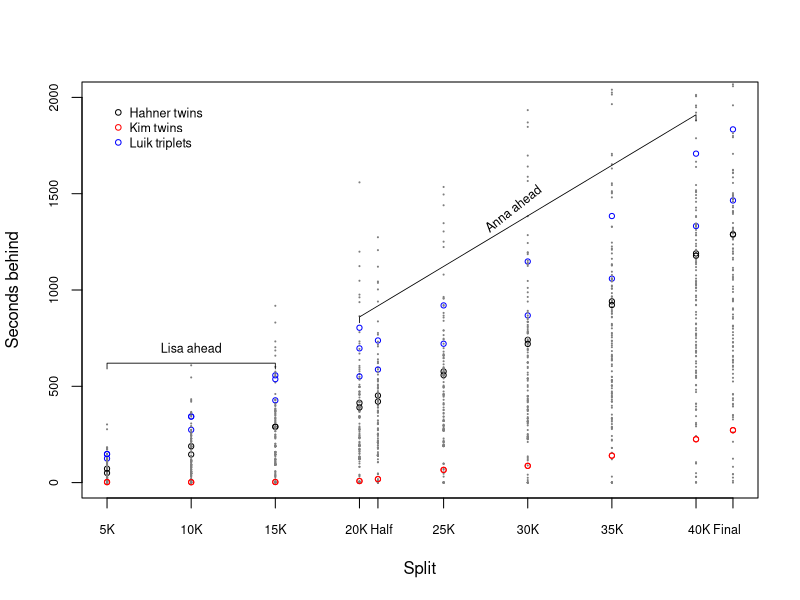

This figure's R source:
library(dplyr)

## set color for twins/triplets
color_kim <- "red"
color_hahner <- "black"
color_luik <- "blue"



dta <- read.csv (file = "data/times.csv", header = TRUE)

pdf (file = "plots/seconds-behind.pdf", width = 5, height = 5)

plot (0,0, cex = 0, xlim = c(5, 42.195), ylim = c(0, 2000),
      xlab = "Split", ylab = "Seconds behind",
      xaxt = "n",
      cex.axis = 0.75)

dists <- c(5, 10, 15, 20, 42.195/2, 25, 30, 35, 40, 42.195)

for (col2use in cols2use <- grep("SPLIT|FINAL", colnames(dta))) {
    dta2use <- dta[!is.na(dta[,col2use]), ]

    ## set colors and shapes; have to do this for each split since the
    ## rows for the matrix being printed change per split when runners
    ## drop out
    cex2use <- rep(0.15, times = nrow(dta))
    cex2use[dta2use$BIB == 748 | dta2use$BIB == 749] <- .7
    cex2use[dta2use$BIB == 1137 | dta2use$BIB == 1138] <- .7
    cex2use[dta2use$BIB == 633 | dta2use$BIB == 634 | dta2use$BIB == 635] <- .7
    
    pch2use <- rep(19, times = nrow(dta2use))
    pch2use[dta2use$BIB == 748 | dta2use$BIB == 749] <- 1
    pch2use[dta2use$BIB == 1137 | dta2use$BIB == 1138] <- 1
    pch2use[dta2use$BIB == 633  | dta2use$BIB == 634 | dta2use$BIB == 635] <- 1

    color2use <- rep("grey50", times = nrow(dta2use))
    color2use[dta2use$BIB == 748 | dta2use$BIB == 749] <- color_hahner
    color2use[dta2use$BIB == 1137 | dta2use$BIB == 1138] <- color_kim
    color2use[dta2use$BIB == 633 | dta2use$BIB == 634 | dta2use$BIB == 635] <- color_luik

    points (x = rep(dists[match(col2use, cols2use)], times = nrow(dta2use)), y = dta2use[, col2use] - min(dta2use[, col2use]),
           col = color2use,
           cex = cex2use,
           pch = pch2use            
           )
}

axis (side = 1, at = dists,
      labels = c("5K", "10K", "15K", "", "", "25K", "30K", "35K", "", ""),
      cex.axis = 0.75,
      padj = 0)

axis (side = 1, at = dists[c(4,9)] + c(dists[c(5,10)] - dists[c(4,9)])/2 ,
      labels = c("20K Half", "40K Final"),
      cex.axis = 0.75,
      padj = 0,
      tick = F)

legend (x = 5, y = 2000,
        col = c(color_hahner, color_kim, color_luik),
        pch = 1,
        legend = c("Hahner twins", "Kim twins", "Luik triplets"),
        cex = 0.75,
        bty = "n"
        )


dta2use4anna <- filter(dta, BIB == 748)
dta2use4lisa <- filter(dta, BIB == 749)


lines (x = dists[c(1, 1, 3, 3)], y = c(590, 620, 620, 590), col = "black", lwd = 0.8)
text (10, 770, "Lisa ahead", pos = 1, cex = 0.75)

lines (x = dists[c(4, 4, 9, 9)], y = c(830, 860, 1910, 1880), col = "black", lwd = 0.8)
text (29, 1490, "Anna ahead", pos = 1, srt = 38.2, cex = 0.75)

dev.off()
